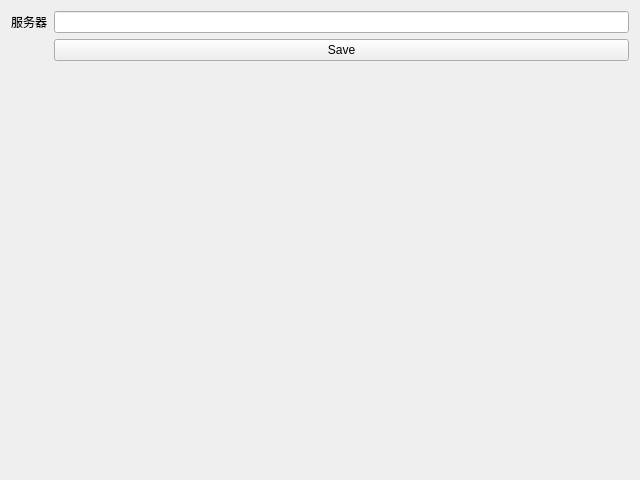
<?xml version="1.0" encoding="UTF-8"?>
<ui version="4.0">
 <class>ModernSettings</class>
 <widget class="QWidget" name="ModernSettings">
  <property name="geometry"><rect><x>0</x><y>0</y><width>640</width><height>480</height></rect></property>
  <layout class="QFormLayout" name="formLayout">
   <item row="0" column="0"><widget class="QLabel" name="serverLabel"><property name="text"><string>服务器</string></property><property name="buddy"><cstring>serverLineEdit</cstring></property></widget></item>
   <item row="0" column="1"><widget class="QLineEdit" name="serverLineEdit"/></item>
   <item row="1" column="1"><widget class="QPushButton" name="saveButton"><property name="text"><string>Save</string></property></widget></item>
  </layout>
  <modern-qt6-metadata enabled="true"><payload>keep-me</payload></modern-qt6-metadata>
 </widget>
 <customwidgets>
  <customwidget><class>FancyWidget</class><extends>QWidget</extends><header>FancyWidget.h</header></customwidget>
 </customwidgets>
</ui>
